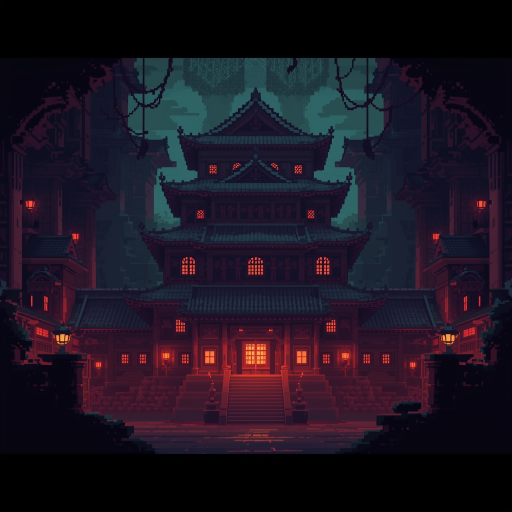
#> input picture background.jpg, 1024 x 1024 px (shown at 1/2 size)
$ python make_atmosphere.py
#> lines starting #> are read from the running program, lines starting #| are printed output that depends on the picture
#!/usr/bin/env python3
"""Rich room atmospheres for Ronin's Redemption.

Composites the existing palace / hall photos with painted depth, light, fog,
and midground silhouettes so each gate reads as a place — not a flat tint.
"""
from __future__ import annotations

import math
import random
from pathlib import Path

from PIL import Image, ImageDraw, ImageEnhance, ImageFilter, ImageOps

ROOT = Path(__file__).resolve().parents[1]
BG = ROOT / "art" / "bg"
MID = ROOT / "art" / "mid"
W, H = 1280, 720


def ensure():
    BG.mkdir(parents=True, exist_ok=True)
    MID.mkdir(parents=True, exist_ok=True)


def clamp(v, a=0, b=255):
    return max(a, min(b, int(v)))


def lerp(a, b, t):
    return tuple(clamp(a[i] + (b[i] - a[i]) * t) for i in range(len(a)))


def load_photo(path: Path) -> Image.Image:
    return Image.open(path).convert("RGB")
#> returned value is the input picture: PIL image 1024x1024 RGB; mean R, G, B 28.7, 21, 33.6
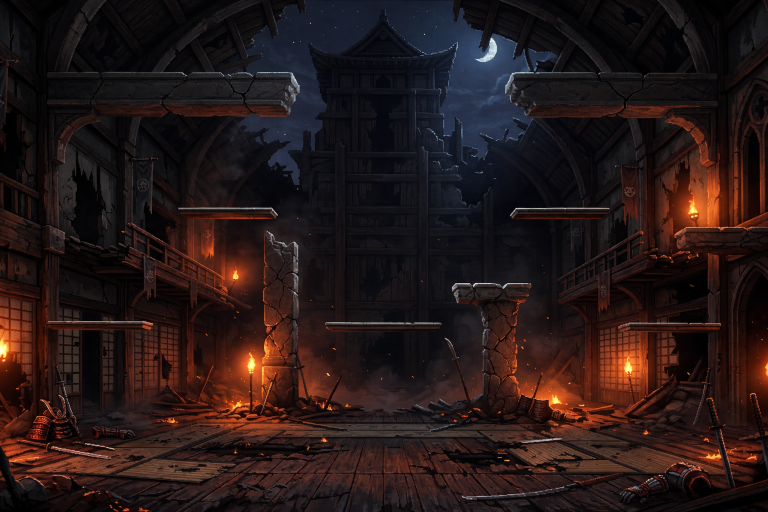
#> input picture background_boss.png, 1536 x 1024 px (shown at 1/2 size)
#> in load_photo, returned value is the input picture: PIL image 1536x1024 RGB; mean R, G, B 38.2, 23.7, 22.9


def cover_fit(src: Image.Image, crop=None) -> Image.Image:
#> called with crop = (0, 115, 1023, 793)
    if crop:
        src = src.crop((crop[0], crop[1], crop[0] + crop[2], crop[1] + crop[3]))
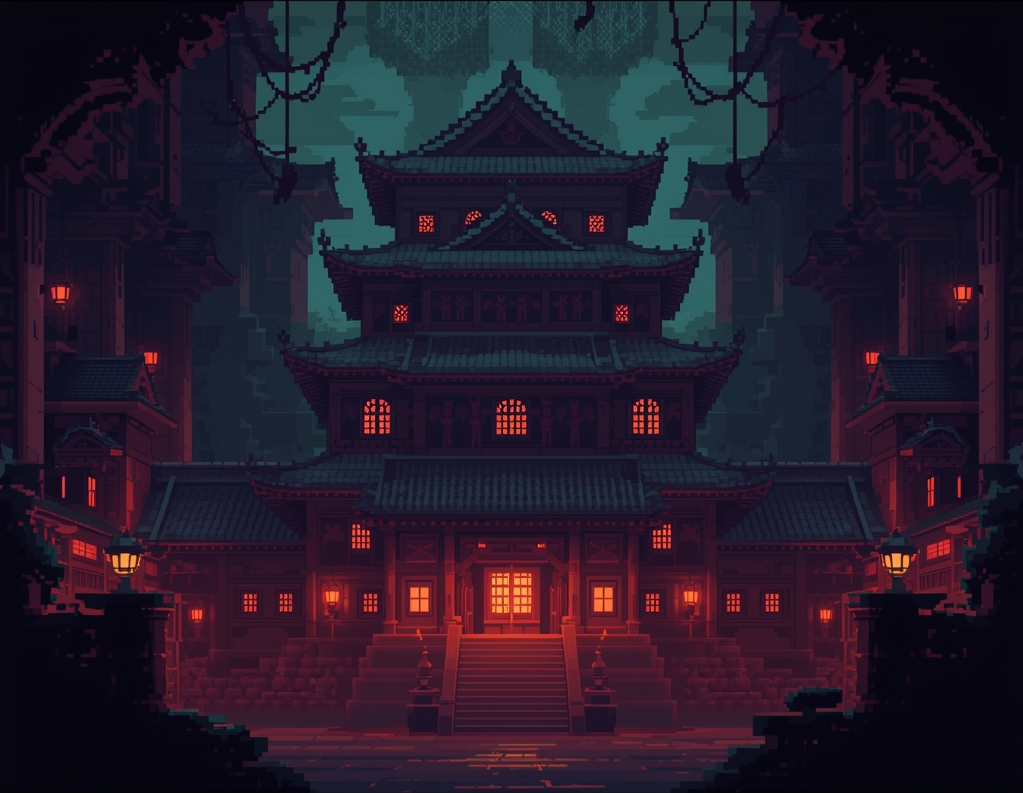
#> src: PIL image 1023x793 RGB; mean R, G, B 37.1, 27.1, 43.4
    sw, sh = src.size
#> sw = 1023; sh = 793
    scale = max(W / sw, H / sh)
#> scale = 1.25
    dw, dh = int(sw * scale), int(sh * scale)
#> dw = 1280; dh = 992
    src = src.resize((dw, dh), Image.Resampling.LANCZOS)
#> src: PIL image 1280x992 RGB
    ox = (dw - W) // 2
#> ox = 0
    oy = dh - H  # pin bottom (courtyard)
#> oy = 272
    return src.crop((ox, oy, ox + W, oy + H))
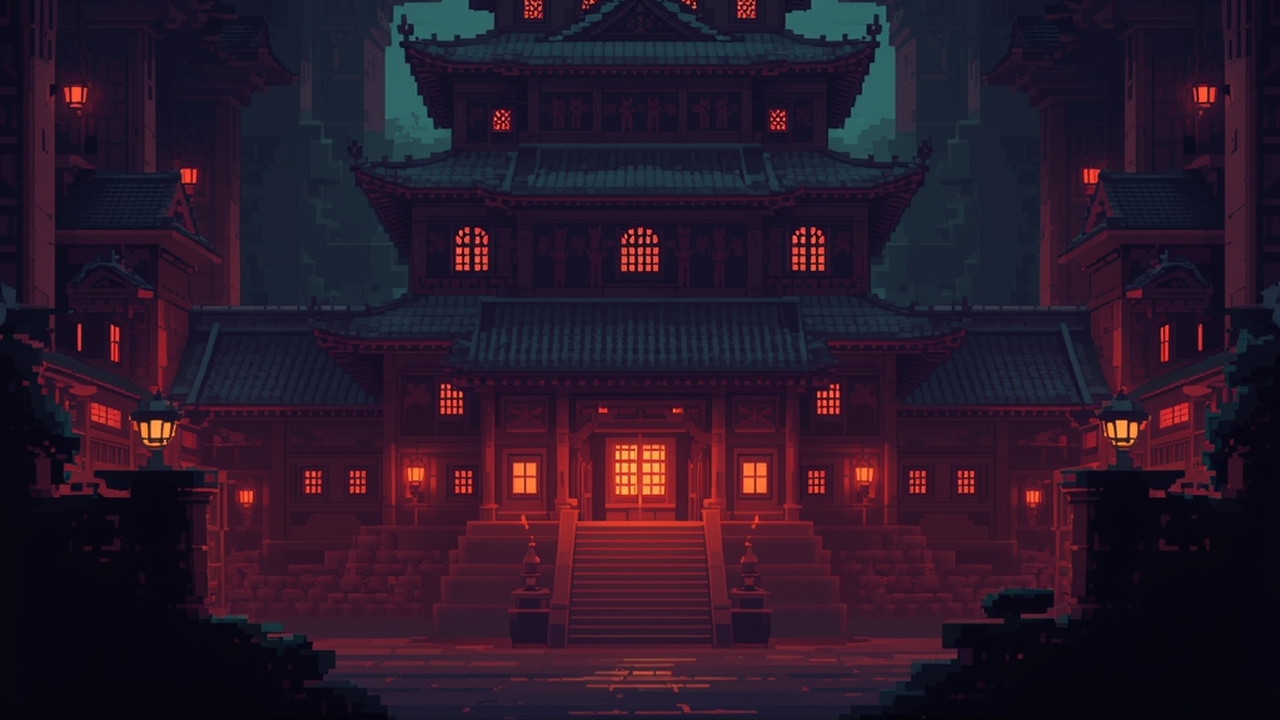
#> returned value: PIL image 1280x720 RGB; mean R, G, B 41.3, 24.1, 41.4


def grade(im: Image.Image, shadows, mids, highlights, sat=0.85, contrast=1.08, dark=0.92):
#> called with shadows = (18, 12, 28), mids = (70, 45, 55), highlights = (160, 120, 90), sat = 0.75, contrast = 1.12, dark = 0.88
    px = im.load()
    for y in range(H):
        for x in range(W):
            r, g, b = px[x, y]
            lum = (0.299 * r + 0.587 * g + 0.114 * b) / 255.0
            if lum < 0.35:
                t = lum / 0.35
                col = lerp(shadows, mids, t)
            else:
                t = (lum - 0.35) / 0.65
                col = lerp(mids, highlights, t)
            # mix with original
            mix = 0.55
            nr = r * (1 - mix) + col[0] * mix
            ng = g * (1 - mix) + col[1] * mix
            nb = b * (1 - mix) + col[2] * mix
            # soft crush
            nr, ng, nb = nr * dark, ng * dark, nb * dark
            px[x, y] = (clamp(nr), clamp(ng), clamp(nb))
    im = ImageEnhance.Color(im).enhance(sat)
    im = ImageEnhance.Contrast(im).enhance(contrast)
    return im


# [209 lines left out: functions vignette, paint_sky_band, draw_clouds, draw_lanterns, draw_windows, ground_haze and 10 more, not called in this run]


def build_all():
    ensure()
    palace = load_photo(ROOT / "background.jpg")
    hall = load_photo(ROOT / "background_boss.png")
    castle_crop = (0, 115, 1023, 793)

    # ---- COURTYARD: dusk palace ----
    rng = random.Random(11)
    im = cover_fit(palace, castle_crop)
    im = grade(im, (18, 12, 28), (70, 45, 55), (160, 120, 90), sat=0.75, contrast=1.12, dark=0.88)
    im = paint_sky_band(im, (40, 25, 55), (90, 50, 45), 0, 220)
    im = draw_clouds(im, rng, (120, 90, 90), (30, 180), 7, 35)
    im = light_shafts(im, [(220, 40, 120, 0, 520), (980, 30, 100, 0, 500)], (255, 190, 120), 22)
    im = draw_lanterns(im, [(180, 300), (1100, 310), (640, 250), (420, 360), (860, 360)])
    im = draw_banner(im, 300, 200, 100, (150, 40, 40))
    im = draw_banner(im, 980, 190, 110, (130, 35, 40))
    im = mist_bands(im, rng, (160, 140, 130), 3)
    im = ground_haze(im, (25, 12, 10), 180, 140)
    im = vignette(im, 0.62, (30, 10, 0))
    im = pixel_soften(im)
    im.save(BG / "bg_courtyard.png", optimize=True)
    print("bg_courtyard")

    # ---- GARDEN: green overgrown yard ----
    rng = random.Random(22)
    im = cover_fit(palace, castle_crop)
    im = grade(im, (10, 30, 22), (40, 80, 50), (140, 170, 90), sat=1.05, contrast=1.05, dark=0.9)
    im = paint_sky_band(im, (70, 110, 120), (100, 140, 90), 0, 240)
    im = draw_clouds(im, rng, (200, 210, 190), (40, 200), 6, 40)
    im = draw_trees(im, rng, 14, (45, 35, 25), (25, 90, 50))
    im = draw_torii_or_gate(im, 560, 360, 170, 220, (90, 35, 30))
    im = mist_bands(im, rng, (180, 210, 180), 5)
    im = ground_haze(im, (15, 35, 20), 200, 110)
    im = light_shafts(im, [(700, 50, 160, 0, 560)], (200, 255, 160), 18)
    im = vignette(im, 0.5, (0, 20, 10))
    im = pixel_soften(im)
    im.save(BG / "bg_garden.png", optimize=True)
    print("bg_garden")

    # ---- CRYPT: cold stone hall ----
    rng = random.Random(33)
    im = cover_fit(hall)
    im = grade(im, (8, 10, 22), (30, 40, 60), (90, 110, 140), sat=0.55, contrast=1.15, dark=0.82)
    im = paint_sky_band(im, (5, 8, 18), (20, 28, 45), 0, 200)
    im = draw_windows(im, [(200, 160, 36, 70), (1040, 160, 36, 70), (400, 140, 28, 60), (860, 140, 28, 60)],
                      (140, 190, 255), 55)
    im = light_shafts(im, [(220, 20, 80, 80, 520), (1060, 20, 80, 80, 520)], (160, 200, 255), 20)
    im = mist_bands(im, rng, (140, 160, 190), 4)
    im = ground_haze(im, (5, 8, 16), 220, 150)
    im = vignette(im, 0.72, (0, 0, 20))
    im = pixel_soften(im)
    im.save(BG / "bg_crypt.png", optimize=True)
    print("bg_crypt")

    # ---- RIDGE: golden cliff dusk ----
    rng = random.Random(44)
    im = cover_fit(palace, castle_crop)
    im = grade(im, (40, 20, 15), (120, 70, 35), (220, 150, 70), sat=1.1, contrast=1.1, dark=0.93)
    im = paint_sky_band(im, (255, 140, 70), (80, 40, 50), 0, 300)
    im = draw_clouds(im, rng, (255, 180, 120), (20, 160), 5, 45)
    im = draw_mountains(im, [
        ((70, 40, 35), 420, 160, 1),
        ((95, 55, 40), 480, 120, 2),
        ((55, 30, 25), 540, 80, 3),
    ])
    im = mist_bands(im, rng, (220, 180, 120), 3)
    im = ground_haze(im, (40, 20, 12), 160, 100)
    im = vignette(im, 0.55, (40, 15, 0))
    im = pixel_soften(im)
    im.save(BG / "bg_ridge.png", optimize=True)
    print("bg_ridge")

    # ---- TOWER: violet mage hall ----
    rng = random.Random(55)
    im = cover_fit(hall)
    im = grade(im, (25, 10, 40), (70, 35, 90), (160, 100, 200), sat=1.0, contrast=1.12, dark=0.86)
    im = paint_sky_band(im, (30, 10, 50), (70, 30, 80), 0, 220)
    im = draw_windows(im, [(180, 150, 40, 80), (1060, 150, 40, 80), (500, 120, 50, 90), (740, 120, 50, 90)],
                      (180, 120, 255), 65)
    im = light_shafts(im, [(520, 30, 110, 60, 500), (760, 30, 110, 60, 500)], (200, 140, 255), 24)
    im = draw_lanterns(im, [(260, 280), (1020, 280)], (200, 120, 255), (40, 20, 50))
    im = mist_bands(im, rng, (160, 120, 200), 3)
    im = ground_haze(im, (20, 8, 30), 190, 130)
    im = vignette(im, 0.65, (20, 0, 30))
    im = pixel_soften(im)
    im.save(BG / "bg_tower.png", optimize=True)
    print("bg_tower")

    # ---- NIGHT: moonlit court ----
    rng = random.Random(66)
    im = cover_fit(palace, castle_crop)
    im = grade(im, (5, 8, 22), (25, 35, 70), (70, 90, 140), sat=0.7, contrast=1.18, dark=0.78)
    im = paint_sky_band(im, (5, 10, 30), (15, 25, 55), 0, 280)
    im = draw_stars(im, rng, 140)
    im = draw_moon(im, 1040, 110, 52)
    im = draw_clouds(im, rng, (40, 50, 80), (40, 180), 5, 50)
    im = draw_lanterns(im, [(200, 320), (1080, 320), (640, 280)], (255, 160, 70))
    im = mist_bands(im, rng, (80, 100, 140), 4)
    im = ground_haze(im, (5, 8, 20), 200, 150)
    im = vignette(im, 0.7, (0, 0, 30))
    im = pixel_soften(im)
    im.save(BG / "bg_night.png", optimize=True)
    print("bg_night")

    # ---- THRONE: blood hall ----
    rng = random.Random(77)
    im = cover_fit(hall)
    im = grade(im, (30, 5, 8), (90, 25, 30), (180, 70, 50), sat=1.05, contrast=1.2, dark=0.84)
    im = paint_sky_band(im, (40, 5, 10), (80, 20, 25), 0, 200)
    im = draw_windows(im, [(240, 140, 50, 100), (990, 140, 50, 100), (620, 100, 40, 80)],
                      (255, 80, 60), 50)
    im = light_shafts(im, [(640, 40, 180, 40, 560)], (255, 60, 40), 18)
    im = draw_banner(im, 360, 160, 140, (160, 20, 30))
    im = draw_banner(im, 900, 160, 140, (160, 20, 30))
    im = mist_bands(im, rng, (120, 40, 40), 3)
    im = ground_haze(im, (30, 5, 8), 210, 160)
    im = vignette(im, 0.75, (40, 0, 0))
    im = pixel_soften(im)
    im.save(BG / "bg_throne.png", optimize=True)
    print("bg_throne")

    # Midground silhouettes (transparent, drawn in front of BG, behind actors at depth 2)
    # [55 lines left out: functions mid_courtyard, mid_garden, mid_crypt, mid_ridge, mid_tower, mid_night and 1 more, not called in this run]

    for name, fn in [
        ("courtyard", mid_courtyard),
        ("garden", mid_garden),
        ("crypt", mid_crypt),
        ("ridge", mid_ridge),
        ("tower", mid_tower),
        ("night", mid_night),
        ("throne", mid_throne),
    ]:
        make_mid_layer(name, fn)

    (BG / "ATMO_README.txt").write_text(
        "Room backdrops rebuilt from background.jpg / background_boss.png with painted atmosphere.\n"
        "Mid layers (art/mid/) are transparent overlays for depth.\n"
        "Regenerate: python3 tools/make_atmosphere.py\n"
    )
    print("done")


if __name__ == "__main__":
#> (the run stopped early here; a loop or call above may not have finished)
